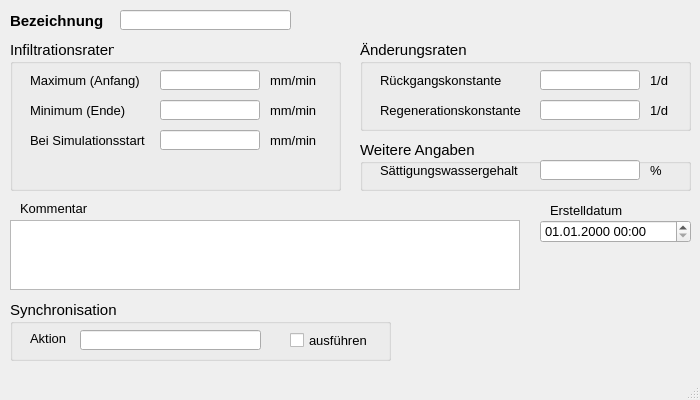
<?xml version="1.0" encoding="UTF-8"?>
<ui version="4.0">
 <class>MainWindow</class>
 <widget class="QMainWindow" name="MainWindow">
  <property name="enabled">
   <bool>true</bool>
  </property>
  <property name="geometry">
   <rect>
    <x>0</x>
    <y>0</y>
    <width>700</width>
    <height>400</height>
   </rect>
  </property>
  <property name="minimumSize">
   <size>
    <width>700</width>
    <height>400</height>
   </size>
  </property>
  <property name="font">
   <font>
    <family>Tahoma</family>
    <pointsize>10</pointsize>
   </font>
  </property>
  <property name="windowTitle">
   <string>Bodenklasse</string>
  </property>
  <widget class="QWidget" name="centralwidget">
   <widget class="QLabel" name="label">
    <property name="geometry">
     <rect>
      <x>10</x>
      <y>10</y>
      <width>101</width>
      <height>21</height>
     </rect>
    </property>
    <property name="font">
     <font>
      <family>Tahoma</family>
      <pointsize>11</pointsize>
      <weight>75</weight>
      <bold>true</bold>
     </font>
    </property>
    <property name="text">
     <string>Bezeichnung</string>
    </property>
   </widget>
   <widget class="QLabel" name="label_14">
    <property name="geometry">
     <rect>
      <x>20</x>
      <y>200</y>
      <width>81</width>
      <height>16</height>
     </rect>
    </property>
    <property name="text">
     <string>Kommentar</string>
    </property>
   </widget>
   <widget class="QLineEdit" name="bknam">
    <property name="geometry">
     <rect>
      <x>120</x>
      <y>10</y>
      <width>171</width>
      <height>20</height>
     </rect>
    </property>
    <property name="toolTip">
     <string>Eindeutige Bezeichnung</string>
    </property>
    <property name="statusTip">
     <string>Eindeutige Bezeichnung</string>
    </property>
   </widget>
   <widget class="QTextEdit" name="kommentar">
    <property name="geometry">
     <rect>
      <x>10</x>
      <y>220</y>
      <width>510</width>
      <height>70</height>
     </rect>
    </property>
    <property name="minimumSize">
     <size>
      <width>510</width>
      <height>70</height>
     </size>
    </property>
    <property name="toolTip">
     <string>&lt;html&gt;&lt;head/&gt;&lt;body&gt;&lt;p&gt;Platz für zusätzliche Kommentare.&lt;/p&gt;&lt;/body&gt;&lt;/html&gt;</string>
    </property>
    <property name="statusTip">
     <string>Platz für zusätzliche Kommentare.</string>
    </property>
   </widget>
   <widget class="QGroupBox" name="groupBox_3">
    <property name="geometry">
     <rect>
      <x>10</x>
      <y>40</y>
      <width>331</width>
      <height>151</height>
     </rect>
    </property>
    <property name="font">
     <font>
      <family>Tahoma</family>
      <pointsize>11</pointsize>
     </font>
    </property>
    <property name="title">
     <string>Infiltrationsraten</string>
    </property>
    <widget class="QLabel" name="label_11">
     <property name="geometry">
      <rect>
       <x>260</x>
       <y>60</y>
       <width>61</width>
       <height>21</height>
      </rect>
     </property>
     <property name="font">
      <font>
       <family>Tahoma</family>
       <pointsize>10</pointsize>
      </font>
     </property>
     <property name="text">
      <string>mm/min</string>
     </property>
    </widget>
    <widget class="QLabel" name="label_10">
     <property name="geometry">
      <rect>
       <x>260</x>
       <y>30</y>
       <width>61</width>
       <height>21</height>
      </rect>
     </property>
     <property name="font">
      <font>
       <family>Tahoma</family>
       <pointsize>10</pointsize>
      </font>
     </property>
     <property name="text">
      <string>mm/min</string>
     </property>
    </widget>
    <widget class="QLabel" name="label_6">
     <property name="geometry">
      <rect>
       <x>20</x>
       <y>90</y>
       <width>121</width>
       <height>21</height>
      </rect>
     </property>
     <property name="font">
      <font>
       <family>Tahoma</family>
       <pointsize>10</pointsize>
      </font>
     </property>
     <property name="text">
      <string>Bei Simulationsstart</string>
     </property>
    </widget>
    <widget class="QLabel" name="label_4">
     <property name="geometry">
      <rect>
       <x>20</x>
       <y>30</y>
       <width>121</width>
       <height>21</height>
      </rect>
     </property>
     <property name="font">
      <font>
       <family>Tahoma</family>
       <pointsize>10</pointsize>
      </font>
     </property>
     <property name="text">
      <string>Maximum (Anfang)</string>
     </property>
    </widget>
    <widget class="QLineEdit" name="infiltrationsratestart">
     <property name="geometry">
      <rect>
       <x>150</x>
       <y>90</y>
       <width>100</width>
       <height>20</height>
      </rect>
     </property>
     <property name="font">
      <font>
       <family>Tahoma</family>
       <pointsize>10</pointsize>
      </font>
     </property>
     <property name="toolTip">
      <string>&lt;html&gt;&lt;head/&gt;&lt;body&gt;&lt;p&gt;Startwert der Infiltrationsrate&lt;/p&gt;&lt;/body&gt;&lt;/html&gt;</string>
     </property>
     <property name="statusTip">
      <string>Startwert der Infiltrationsrate</string>
     </property>
    </widget>
    <widget class="QLabel" name="label_8">
     <property name="geometry">
      <rect>
       <x>260</x>
       <y>90</y>
       <width>61</width>
       <height>21</height>
      </rect>
     </property>
     <property name="font">
      <font>
       <family>Tahoma</family>
       <pointsize>10</pointsize>
      </font>
     </property>
     <property name="text">
      <string>mm/min</string>
     </property>
    </widget>
    <widget class="QLabel" name="label_5">
     <property name="geometry">
      <rect>
       <x>20</x>
       <y>60</y>
       <width>111</width>
       <height>21</height>
      </rect>
     </property>
     <property name="font">
      <font>
       <family>Tahoma</family>
       <pointsize>10</pointsize>
      </font>
     </property>
     <property name="text">
      <string>Minimum (Ende)</string>
     </property>
    </widget>
    <widget class="QLineEdit" name="infiltrationsrateende">
     <property name="geometry">
      <rect>
       <x>150</x>
       <y>60</y>
       <width>100</width>
       <height>20</height>
      </rect>
     </property>
     <property name="font">
      <font>
       <family>Tahoma</family>
       <pointsize>10</pointsize>
      </font>
     </property>
     <property name="toolTip">
      <string>&lt;html&gt;&lt;head/&gt;&lt;body&gt;&lt;p&gt;Endinfiltrationsrate (Infiltrationsrate am Ende der Muldenauffüllphase)&lt;/p&gt;&lt;/body&gt;&lt;/html&gt;</string>
     </property>
     <property name="statusTip">
      <string>Endinfiltrationsrate (Infiltrationsrate am Ende der Muldenauffüllphase)</string>
     </property>
    </widget>
    <widget class="QLineEdit" name="infiltrationsrateanfang">
     <property name="geometry">
      <rect>
       <x>150</x>
       <y>30</y>
       <width>100</width>
       <height>20</height>
      </rect>
     </property>
     <property name="font">
      <font>
       <family>Tahoma</family>
       <pointsize>10</pointsize>
      </font>
     </property>
     <property name="toolTip">
      <string>&lt;html&gt;&lt;head/&gt;&lt;body&gt;&lt;p&gt;Anfangsinfiltrationsrate (Infiltrationsrate am Anfang der Muldenauffüllphase)&lt;/p&gt;&lt;/body&gt;&lt;/html&gt;</string>
     </property>
     <property name="statusTip">
      <string>Anfangsinfiltrationsrate (Infiltrationsrate am Anfang der Muldenauffüllphase)</string>
     </property>
    </widget>
   </widget>
   <widget class="QGroupBox" name="groupBox_4">
    <property name="geometry">
     <rect>
      <x>360</x>
      <y>40</y>
      <width>331</width>
      <height>91</height>
     </rect>
    </property>
    <property name="font">
     <font>
      <family>Tahoma</family>
      <pointsize>11</pointsize>
     </font>
    </property>
    <property name="title">
     <string>Änderungsraten</string>
    </property>
    <widget class="QLabel" name="label_9">
     <property name="geometry">
      <rect>
       <x>290</x>
       <y>30</y>
       <width>41</width>
       <height>21</height>
      </rect>
     </property>
     <property name="font">
      <font>
       <family>Tahoma</family>
       <pointsize>10</pointsize>
      </font>
     </property>
     <property name="text">
      <string>1/d</string>
     </property>
    </widget>
    <widget class="QLabel" name="label_21">
     <property name="geometry">
      <rect>
       <x>20</x>
       <y>60</y>
       <width>150</width>
       <height>21</height>
      </rect>
     </property>
     <property name="font">
      <font>
       <family>Tahoma</family>
       <pointsize>10</pointsize>
      </font>
     </property>
     <property name="text">
      <string>Regenerationskonstante</string>
     </property>
    </widget>
    <widget class="QLabel" name="label_12">
     <property name="geometry">
      <rect>
       <x>290</x>
       <y>60</y>
       <width>41</width>
       <height>21</height>
      </rect>
     </property>
     <property name="font">
      <font>
       <family>Tahoma</family>
       <pointsize>10</pointsize>
      </font>
     </property>
     <property name="text">
      <string>1/d</string>
     </property>
    </widget>
    <widget class="QLabel" name="label_20">
     <property name="geometry">
      <rect>
       <x>20</x>
       <y>30</y>
       <width>140</width>
       <height>21</height>
      </rect>
     </property>
     <property name="font">
      <font>
       <family>Tahoma</family>
       <pointsize>10</pointsize>
      </font>
     </property>
     <property name="text">
      <string>Rückgangskonstante</string>
     </property>
    </widget>
    <widget class="QLineEdit" name="regenerationskonstante">
     <property name="geometry">
      <rect>
       <x>180</x>
       <y>60</y>
       <width>100</width>
       <height>20</height>
      </rect>
     </property>
     <property name="font">
      <font>
       <family>Tahoma</family>
       <pointsize>10</pointsize>
      </font>
     </property>
     <property name="toolTip">
      <string>&lt;html&gt;&lt;head/&gt;&lt;body&gt;&lt;p&gt;Regenerationskonstante&lt;/p&gt;&lt;/body&gt;&lt;/html&gt;</string>
     </property>
     <property name="statusTip">
      <string>Regenerationskonstante</string>
     </property>
    </widget>
    <widget class="QLineEdit" name="rueckgangskonstante">
     <property name="geometry">
      <rect>
       <x>180</x>
       <y>30</y>
       <width>100</width>
       <height>20</height>
      </rect>
     </property>
     <property name="font">
      <font>
       <family>Tahoma</family>
       <pointsize>10</pointsize>
      </font>
     </property>
     <property name="toolTip">
      <string>&lt;html&gt;&lt;head/&gt;&lt;body&gt;&lt;p&gt;Rückgangskonstante&lt;/p&gt;&lt;/body&gt;&lt;/html&gt;</string>
     </property>
     <property name="statusTip">
      <string>Rückgangskonstante</string>
     </property>
    </widget>
   </widget>
   <widget class="QgsDateTimeEdit" name="createdat">
    <property name="geometry">
     <rect>
      <x>540</x>
      <y>220</y>
      <width>151</width>
      <height>23</height>
     </rect>
    </property>
    <property name="font">
     <font>
      <family>Tahoma</family>
      <pointsize>10</pointsize>
     </font>
    </property>
    <property name="currentSection">
     <enum>QDateTimeEdit::DaySection</enum>
    </property>
    <property name="displayFormat">
     <string>dd.MM.yyyy HH:mm</string>
    </property>
   </widget>
   <widget class="QLabel" name="label_70">
    <property name="geometry">
     <rect>
      <x>550</x>
      <y>200</y>
      <width>100</width>
      <height>21</height>
     </rect>
    </property>
    <property name="font">
     <font>
      <family>Tahoma</family>
      <pointsize>10</pointsize>
     </font>
    </property>
    <property name="text">
     <string>Erstelldatum</string>
    </property>
   </widget>
   <widget class="QGroupBox" name="groupBox_5">
    <property name="geometry">
     <rect>
      <x>360</x>
      <y>140</y>
      <width>331</width>
      <height>51</height>
     </rect>
    </property>
    <property name="font">
     <font>
      <family>Tahoma</family>
      <pointsize>11</pointsize>
     </font>
    </property>
    <property name="title">
     <string>Weitere Angaben</string>
    </property>
    <widget class="QLabel" name="label_13">
     <property name="geometry">
      <rect>
       <x>290</x>
       <y>20</y>
       <width>41</width>
       <height>21</height>
      </rect>
     </property>
     <property name="font">
      <font>
       <family>Tahoma</family>
       <pointsize>10</pointsize>
      </font>
     </property>
     <property name="text">
      <string>%</string>
     </property>
    </widget>
    <widget class="QLabel" name="label_22">
     <property name="geometry">
      <rect>
       <x>20</x>
       <y>20</y>
       <width>150</width>
       <height>21</height>
      </rect>
     </property>
     <property name="font">
      <font>
       <family>Tahoma</family>
       <pointsize>10</pointsize>
      </font>
     </property>
     <property name="text">
      <string>Sättigungswassergehalt</string>
     </property>
    </widget>
    <widget class="QLineEdit" name="saettigungswassergehalt">
     <property name="geometry">
      <rect>
       <x>180</x>
       <y>20</y>
       <width>100</width>
       <height>20</height>
      </rect>
     </property>
     <property name="font">
      <font>
       <family>Tahoma</family>
       <pointsize>10</pointsize>
      </font>
     </property>
     <property name="toolTip">
      <string>&lt;html&gt;&lt;head/&gt;&lt;body&gt;&lt;p&gt;Sättigungswassergehalt&lt;/p&gt;&lt;/body&gt;&lt;/html&gt;</string>
     </property>
     <property name="statusTip">
      <string>Sättigungswassergehalt</string>
     </property>
    </widget>
   </widget>
   <widget class="QGroupBox" name="groupBox_sync">
    <property name="geometry">
     <rect>
      <x>10</x>
      <y>300</y>
      <width>381</width>
      <height>61</height>
     </rect>
    </property>
    <property name="font">
     <font>
      <family>Tahoma</family>
      <pointsize>11</pointsize>
     </font>
    </property>
    <property name="title">
     <string>Synchronisation</string>
    </property>
    <widget class="QCheckBox" name="status">
     <property name="geometry">
      <rect>
       <x>280</x>
       <y>30</y>
       <width>101</width>
       <height>21</height>
      </rect>
     </property>
     <property name="font">
      <font>
       <family>Tahoma</family>
       <pointsize>10</pointsize>
      </font>
     </property>
     <property name="toolTip">
      <string>Synchronisation aktivieren</string>
     </property>
     <property name="statusTip">
      <string>Synchronisation aktivieren</string>
     </property>
     <property name="text">
      <string>ausführen</string>
     </property>
    </widget>
    <widget class="QLabel" name="label_19">
     <property name="geometry">
      <rect>
       <x>20</x>
       <y>30</y>
       <width>51</width>
       <height>16</height>
      </rect>
     </property>
     <property name="font">
      <font>
       <family>Tahoma</family>
       <pointsize>10</pointsize>
      </font>
     </property>
     <property name="text">
      <string>Aktion</string>
     </property>
    </widget>
    <widget class="QLineEdit" name="aktion">
     <property name="geometry">
      <rect>
       <x>70</x>
       <y>30</y>
       <width>181</width>
       <height>20</height>
      </rect>
     </property>
     <property name="toolTip">
      <string>&lt;html&gt;&lt;head/&gt;&lt;body&gt;&lt;p&gt;Maßnahme zur Synchronisation&lt;/p&gt;&lt;/body&gt;&lt;/html&gt;</string>
     </property>
     <property name="statusTip">
      <string>Maßnahme zur Synchronisation</string>
     </property>
    </widget>
   </widget>
  </widget>
  <widget class="QMenuBar" name="menubar">
   <property name="geometry">
    <rect>
     <x>0</x>
     <y>0</y>
     <width>700</width>
     <height>22</height>
    </rect>
   </property>
  </widget>
  <widget class="QStatusBar" name="statusbar"/>
 </widget>
 <customwidgets>
  <customwidget>
   <class>QgsDateTimeEdit</class>
   <extends>QDateTimeEdit</extends>
   <header>qgsdatetimeedit.h</header>
  </customwidget>
 </customwidgets>
 <tabstops>
  <tabstop>bknam</tabstop>
  <tabstop>infiltrationsrateanfang</tabstop>
  <tabstop>infiltrationsrateende</tabstop>
  <tabstop>infiltrationsratestart</tabstop>
  <tabstop>kommentar</tabstop>
 </tabstops>
 <resources/>
 <connections/>
</ui>
